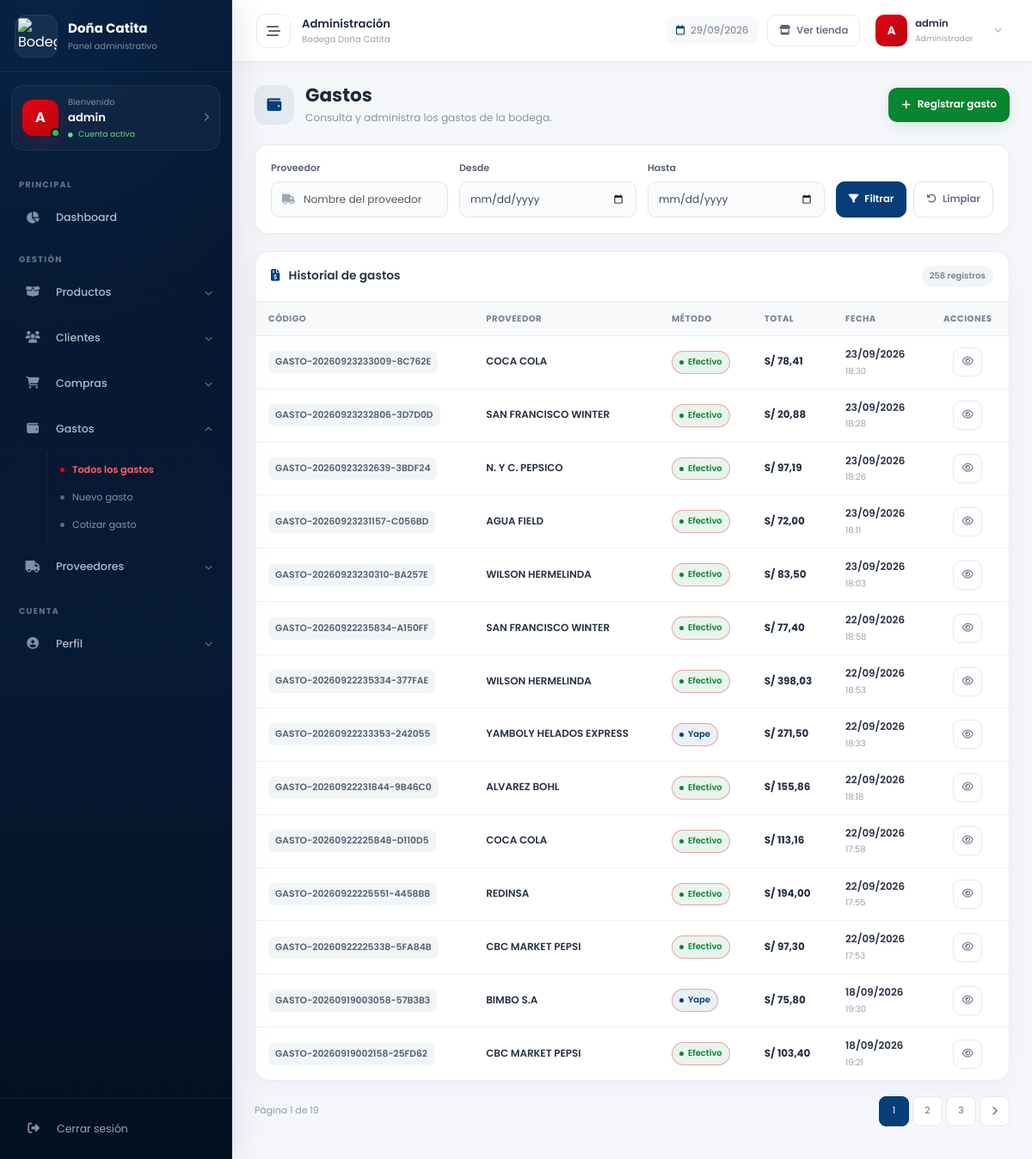
Before: /gastos/lista-gastos/ (signed in) with the older database file.
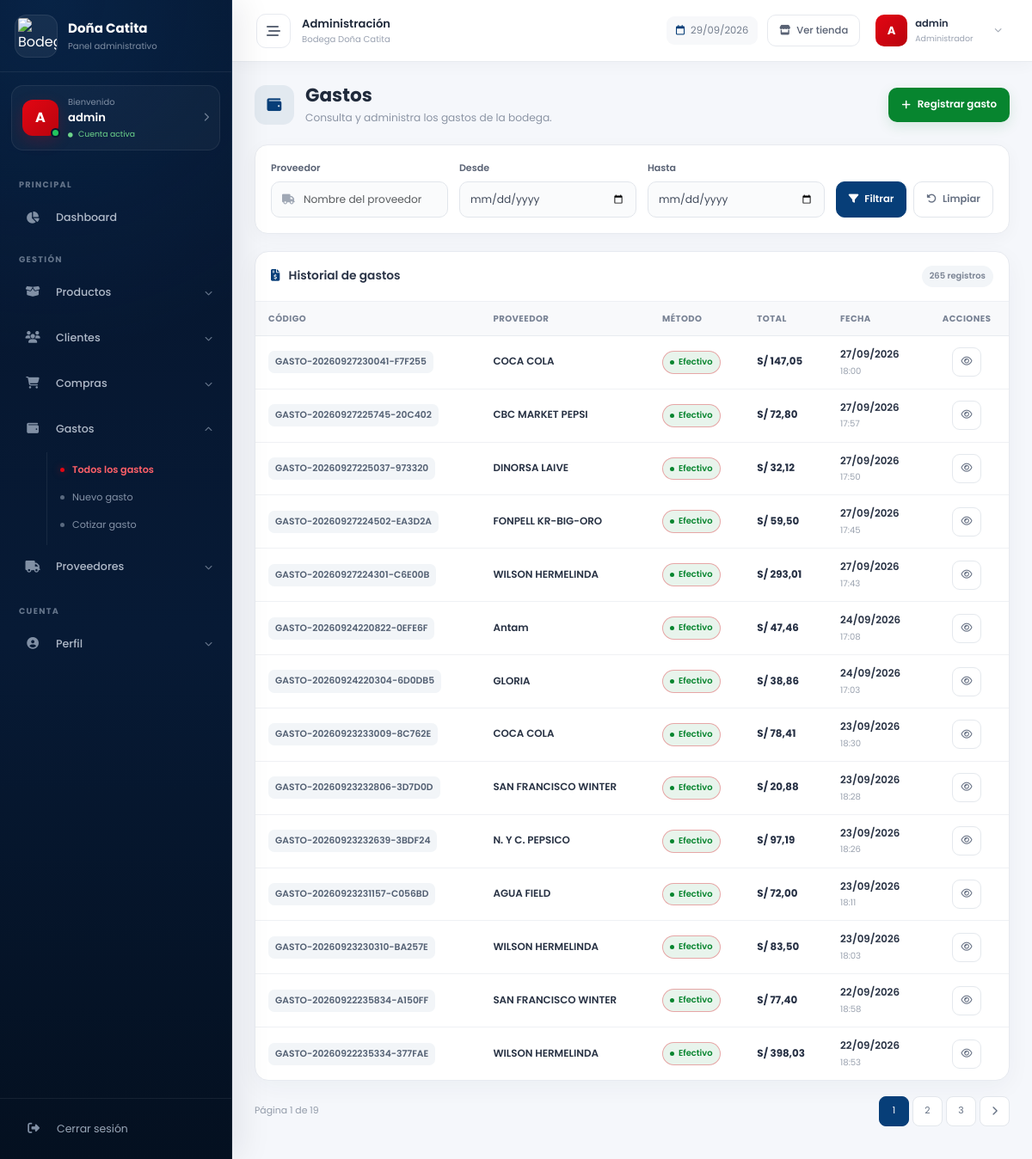
After: the same page with the newer database file.
### gastos/models.py (models this page shows, shortened)
class Gasto(models.Model):
    TIPO_COMPRA_CHOICES = [
        ('yape', 'Yape'),
        ('efectivo', 'Efectivo'),
        ('fiado', 'Fiado'),
    ]
    codigo = models.CharField(max_length=50, unique=True)
    proveedor = models.ForeignKey(Proveedor, on_delete=models.PROTECT)
    user = models.ForeignKey(settings.AUTH_USER_MODEL, on_delete=models.SET_NULL, null=True, blank=True)
    fecha = models.DateTimeField(auto_now_add=True)
    tipo_compra = models.CharField(max_length=20, choices=TIPO_COMPRA_CHOICES, default='efectivo')
    total = models.DecimalField(max_digits=12, decimal_places=2, default=Decimal('0.00'))
    percepcion = models.DecimalField(max_digits=12, decimal_places=2, default=Decimal('0.00'))
    descripcion = models.TextField(blank=True)
    boletas_storage = FileSystemStorage(
        location=os.path.join(settings.BASE_DIR, 'static', 'img', 'boletas'),
        base_url='/' + os.path.join(settings.STATIC_URL.strip('/'), 'img', 'boletas') + '/',
    )
    imagen = models.FileField(upload_to='', storage=boletas_storage, blank=True, null=True)

class Proveedor(models.Model):
    nombre = models.CharField(max_length=150)
    email = models.EmailField(blank=True)
    telefono = models.CharField(max_length=20, blank=True)
    direccion = models.TextField(blank=True)
    activo = models.BooleanField(default=True)
    fecha_registro = models.DateTimeField(auto_now_add=True)
    class Meta:
        ordering = ['-fecha_registro']
        verbose_name_plural = 'Proveedores'

### gastos/views.py (the view, shortened to what this page needs)
# urls.py: path('lista-gastos/', views.lista_gastos, name='lista_gastos'),
@login_required
def lista_gastos(request):
    gastos = Gasto.objects.select_related('proveedor').order_by('-fecha')
    proveedor = request.GET.get('proveedor', '').strip()
    fecha_inicio_raw = request.GET.get('fecha_inicio', '').strip()
    fecha_fin_raw = request.GET.get('fecha_fin', '').strip()
    if fecha_inicio_raw.lower() == 'none':
        fecha_inicio_raw = ''
    if fecha_fin_raw.lower() == 'none':
        fecha_fin_raw = ''
    fecha_inicio = fecha_inicio_raw
    fecha_fin = fecha_fin_raw
    if proveedor:
        gastos = gastos.filter(
            proveedor__nombre__icontains=proveedor
        )
    paginator = Paginator(gastos, 14)
    page = request.GET.get('page')
    page_obj = paginator.get_page(page)
    return render(request, 'listaGastos.html', {
        'gastos': page_obj,
        'page_obj': page_obj,
        'proveedor': proveedor,
        'fecha_inicio': fecha_inicio,
        'fecha_fin': fecha_fin,
    })

### gastos/templates/listaGastos.html (shortened to what the changed rows need)
{% extends 'dashboard_base.html' %}
{% block content %}
<div class="dc-list-page">
  <div class="dc-page-header">
    <div class="dc-page-heading">
      <div>
        <h1>Gastos</h1>
      </div>
    </div>
  </div>
  <div class="dc-table-card">
    <div class="dc-table-card-header">
      <h2>
        <i class="fa-solid fa-file-invoice-dollar"></i>
        Historial de gastos
      </h2>
      {% if page_obj %}
      <span class="dc-table-count">
        {{ page_obj.paginator.count }} registros
      </span>
      {% endif %}
    </div>
    {% if gastos %}
    <div class="dc-table-responsive">
      <table class="dc-admin-table">
        <thead>
          <tr>
            <th>Código</th>
            <th>Proveedor</th>
            <th>Método</th>
            <th>Total</th>
            <th>Fecha</th>
            <th class="text-center">Acciones</th>
          </tr>
        </thead>
        <tbody>
          {% for gasto in gastos %}
          <tr>
            <td data-label="Código">
              <span class="dc-code">
                {{ gasto.codigo }}
              </span>
            </td>
            <td data-label="Proveedor">
              {% if gasto.proveedor %}
              <span class="dc-record-title">
                {{ gasto.proveedor.nombre }}
              </span>
              {% else %}
              <span class="text-muted">
                Sin proveedor
              </span>
              {% endif %}
            </td>
            <td data-label="Método">
              {% if gasto.tipo_compra == 'yape' %}
              <span class="dc-badge dc-badge-blue">
                {{ gasto.get_tipo_compra_display }}
              </span>
              {% elif gasto.tipo_compra == 'efectivo' %}
              <span class="dc-badge dc-badge-green">
                {{ gasto.get_tipo_compra_display }}
              </span>
              {% elif gasto.tipo_compra == 'fiado' %}
              <span class="dc-badge dc-badge-warning">
                {{ gasto.get_tipo_compra_display }}
              </span>
              {% else %}
              <span class="dc-badge dc-badge-neutral">
                {{ gasto.get_tipo_compra_display }}
              </span>
              {% endif %}
            </td>
            <td data-label="Total">
              <span class="dc-money">
                S/ {{ gasto.total|floatformat:2 }}
              </span>
            </td>
            <td data-label="Fecha">
              <span class="dc-record-title">
                {{ gasto.fecha|date:'d/m/Y' }}
              </span>
              <span class="dc-record-subtitle">
                {{ gasto.fecha|date:'H:i' }}
              </span>
            </td>
            <td data-label="Acciones">
              <div class="dc-table-actions">
                <a href="{% url 'detalle_gasto' gasto.pk %}" class="dc-action-btn dc-action-view" title="Ver detalle"
                  aria-label="Ver detalle">
                  <i class="fa-regular fa-eye"></i>
                </a>
              </div>
            </td>
          </tr>
          {% endfor %}
        </tbody>
      </table>
    </div>
    {% endif %}
  </div>
  {% if page_obj.paginator.num_pages > 1 %}
  <div class="dc-pagination-wrapper">
    <nav aria-label="Paginación">
      <ul class="pagination dc-pagination">
        {% for num in page_obj.paginator.page_range %}
        {% if num == page_obj.number %}
        <li class="page-item active">
          <span class="page-link">
            {{ num }}
          </span>
        </li>
        {% elif num >= page_obj.number|add:'-2' and num <= page_obj.number|add:'2' %} <li class="page-item">
          <a class="page-link"
            href="?proveedor={{ request.GET.proveedor|default:''|urlencode }}&fecha_inicio={{ request.GET.fecha_inicio|default:''|urlencode }}&fecha_fin={{ request.GET.fecha_fin|default:''|urlencode }}&page={{ num }}">
            {{ num }}
          </a>
          </li>
          {% endif %}
          {% endfor %}
      </ul>
    </nav>
  </div>
  {% endif %}
</div>
{% endblock %}

Changed rows visible on the page:
no longer on this page (row unchanged): Gasto: codigo "GASTO-20260922233353-242055", proveedor.nombre "YAMBOLY HELADOS EXPRESS", tipo_compra "Yape", total "271,50", fecha "22/09/2026", fecha "18:33"
no longer on this page (row unchanged): Gasto: codigo "GASTO-20260922231844-9B46C0", proveedor.nombre "ALVAREZ BOHL", tipo_compra "Efectivo", total "155,86", fecha "22/09/2026", fecha "18:18"
no longer on this page (row unchanged): Gasto: codigo "GASTO-20260922225848-D110D5", proveedor.nombre "COCA COLA", tipo_compra "Efectivo", total "113,16", fecha "22/09/2026", fecha "17:58"
no longer on this page (row unchanged): Gasto: codigo "GASTO-20260922225551-4458B8", proveedor.nombre "REDINSA", tipo_compra "Efectivo", total "194,00", fecha "22/09/2026", fecha "17:55"
no longer on this page (row unchanged): Gasto: codigo "GASTO-20260922225338-5FA84B", proveedor.nombre "CBC MARKET PEPSI", tipo_compra "Efectivo", total "97,30", fecha "22/09/2026", fecha "17:53"
no longer on this page (row unchanged): Gasto: codigo "GASTO-20260919003058-57B3B3", proveedor.nombre "BIMBO S.A", tipo_compra "Yape", total "75,80", fecha "18/09/2026", fecha "19:30"
no longer on this page (row unchanged): Gasto: codigo "GASTO-20260919002158-25FD62", proveedor.nombre "CBC MARKET PEPSI", tipo_compra "Efectivo", total "103,40", fecha "18/09/2026", fecha "19:21"
added Gasto: codigo "GASTO-20260927230041-F7F255", proveedor.nombre "COCA COLA", tipo_compra "Efectivo", total "147,05", fecha "27/09/2026", fecha "18:00"
added Gasto: codigo "GASTO-20260927225745-20C402", proveedor.nombre "CBC MARKET PEPSI", tipo_compra "Efectivo", total "72,80", fecha "27/09/2026", fecha "17:57"
added Gasto: codigo "GASTO-20260927225037-973320", proveedor.nombre "DINORSA LAIVE", tipo_compra "Efectivo", total "32,12", fecha "27/09/2026", fecha "17:50"
added Gasto: codigo "GASTO-20260927224502-EA3D2A", proveedor.nombre "FONPELL KR-BIG-ORO", tipo_compra "Efectivo", total "59,50", fecha "27/09/2026", fecha "17:45"
added Gasto: codigo "GASTO-20260927224301-C6E00B", proveedor.nombre "WILSON HERMELINDA", tipo_compra "Efectivo", total "293,01", fecha "27/09/2026", fecha "17:43"
added Gasto: codigo "GASTO-20260924220822-0EFE6F", proveedor.nombre "Antam", tipo_compra "Efectivo", total "47,46", fecha "24/09/2026", fecha "17:08"
added Gasto: codigo "GASTO-20260924220304-6D0DB5", proveedor.nombre "GLORIA", tipo_compra "Efectivo", total "38,86", fecha "24/09/2026", fecha "17:03"
Other visible differences:
{{ page_obj.paginator.count }}: "258" → "265"
